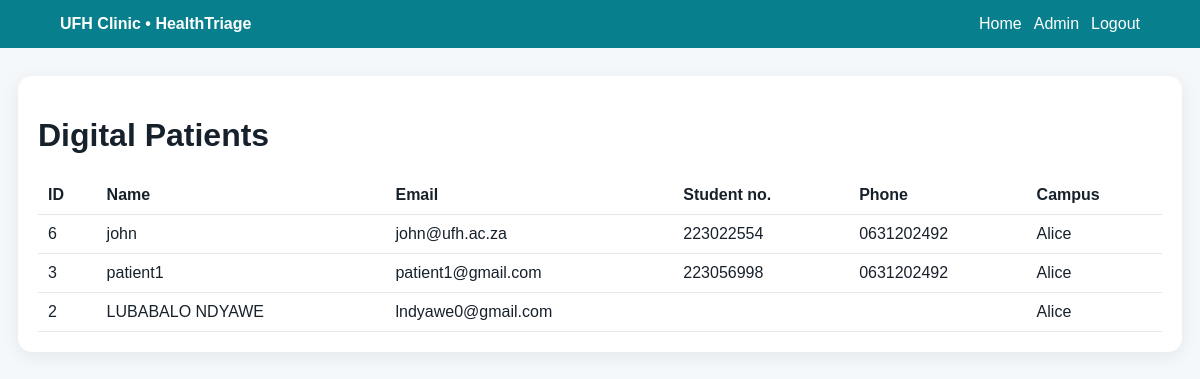
The app's page /admin/patients (signed in) with its own data.
### tables this page shows
CREATE TABLE users (
            id INTEGER PRIMARY KEY AUTOINCREMENT,
            full_name TEXT NOT NULL,
            email TEXT UNIQUE NOT NULL,
            password TEXT NOT NULL,
            role TEXT NOT NULL
        , student_number TEXT DEFAULT "", phone TEXT DEFAULT "", campus TEXT DEFAULT "Alice", created_at TEXT DEFAULT "");

### app.py (the view)
@app.route('/admin/patients')
def admin_patients():
    d=require_role('admin','admin_login');
    if d:return d
    c=get_db(); rows=c.execute("SELECT id,full_name,email,student_number,phone,campus,created_at FROM users WHERE role='patient' ORDER BY id DESC").fetchall(); c.close(); return render_template('adminPatients.html',patients=rows)

### app.py (called while the page is built)
def get_db():
    conn = sqlite3.connect(DB_PATH)
    conn.row_factory = sqlite3.Row
    conn.execute('PRAGMA foreign_keys = ON')
    return conn

def require_role(role, endpoint):
    if session.get('role') != role:
        flash('Please login to continue.', 'error')
        return redirect(url_for(endpoint))
    return None

@app.context_processor
def globals_for_templates():
    return {'services': SERVICES, 'today': date.today().isoformat()}

### templates/adminPatients.html
{% extends 'base.html' %}{% block title %}Patients{% endblock %}{% block content %}<div class="card"><h1>Digital Patients</h1><table class="table"><tr><th>ID</th><th>Name</th><th>Email</th><th>Student no.</th><th>Phone</th><th>Campus</th></tr>{% for p in patients %}<tr><td>{{p['id']}}</td><td>{{p['full_name']}}</td><td>{{p['email']}}</td><td>{{p['student_number']}}</td><td>{{p['phone']}}</td><td>{{p['campus']}}</td></tr>{% endfor %}</table></div>{% endblock %}

### templates/base.html (style rules this page uses)
* { box-sizing:border-box }
body { margin:0;font-family:Arial,Helvetica,sans-serif;background:#f4f8fb;color:#17212b }
.card { background:#fff;border-radius:14px;padding:20px;margin:16px 0;box-shadow:0 4px 18px #00000012 }
.table { width:100%;border-collapse:collapse }
.table th,.table td { padding:10px;border-bottom:1px solid #e5e7eb;text-align:left;vertical-align:top }

### records on screen
users: id "6", full_name "john", email "john@ufh.ac.za", student_number "223022554", phone "0631202492", campus "Alice"
users: id "3", full_name "patient1", email "patient1@gmail.com", student_number "223056998", phone "0631202492", campus "Alice"
users: id "2", full_name "LUBABALO NDYAWE", email "lndyawe0@gmail.com", campus "Alice"
